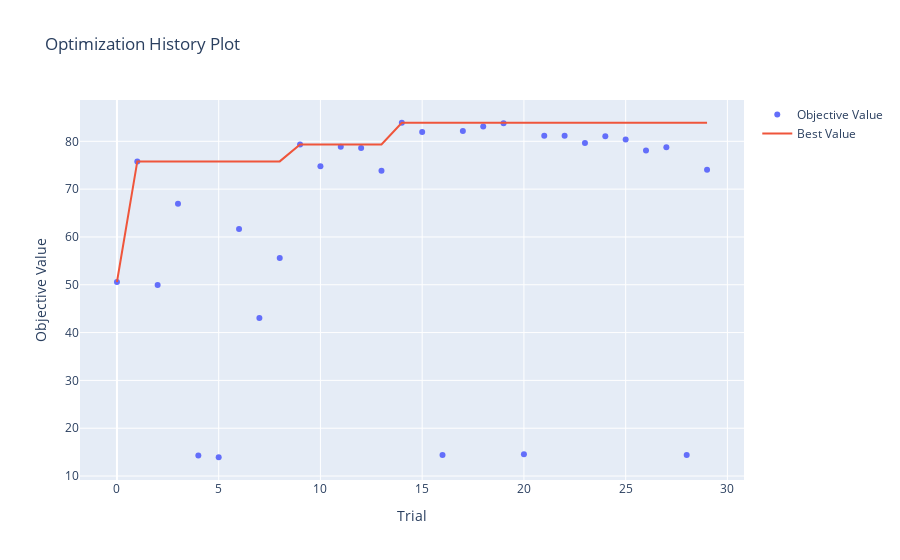

Source (notebook cell):
### Code cell
import optuna
from optuna.visualization import plot_contour
from optuna.visualization import plot_edf
from optuna.visualization import plot_intermediate_values
from optuna.visualization import plot_optimization_history
from optuna.visualization import plot_parallel_coordinate
from optuna.visualization import plot_param_importances
from optuna.visualization import plot_slice

# 최적화 기록 시각화 - x : trails, y : objective value
plot_optimization_history(study)

### Figure 1 — Plotly figure (JSON) as saved in the notebook; plotly's stock layout.template omitted (floating-point values rounded to 4 significant figures)
{"data": [{"mode": "markers", "name": "Objective Value", "type": "scatter", "x": [0, 1, 2, 3, 4, 5, 6, 7, 8, 9, 10, 11, 12, 13, 14, 15, 16, 17, 18, 19, 20, 21, 22, 23, 24, 25, 26, 27, 28, 29], "y": [50.58, 75.81, 49.94, 66.93, 14.32, 13.93, 61.68, 43.03, 55.59, 79.33, 74.8, 78.89, 78.62, 73.82, 83.88, 81.98, 14.42, 82.17, 83.09, 83.78, 14.55, 81.15, 81.17, 79.66, 81.05, 80.36, 78.1, 78.78, 14.42, 74.04]}, {"mode": "lines", "name": "Best Value", "type": "scatter", "x": [0, 1, 2, 3, 4, 5, 6, 7, 8, 9, 10, 11, 12, 13, 14, 15, 16, 17, 18, 19, 20, 21, 22, 23, 24, 25, 26, 27, 28, 29], "y": [50.58, 75.81, 75.81, 75.81, 75.81, 75.81, 75.81, 75.81, 75.81, 79.33, 79.33, 79.33, 79.33, 79.33, 83.88, 83.88, 83.88, 83.88, 83.88, 83.88, 83.88, 83.88, 83.88, 83.88, 83.88, 83.88, 83.88, 83.88, 83.88, 83.88]}, {"marker": {"color": "#cccccc"}, "mode": "markers", "name": "Infeasible Trial", "showlegend": false, "type": "scatter", "x": [], "y": []}], "layout": {"title": {"text": "Optimization History Plot"}, "xaxis": {"title": {"text": "Trial"}}, "yaxis": {"title": {"text": "Objective Value"}}}}
